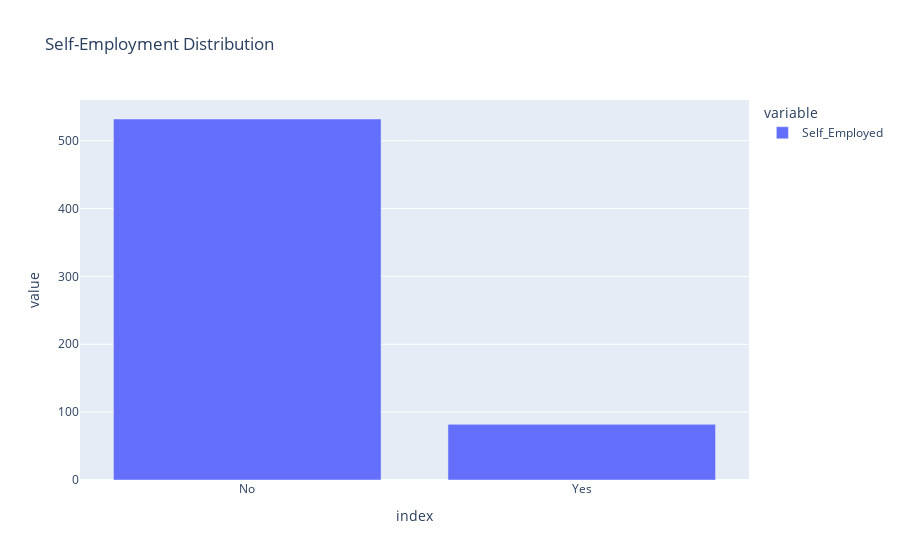

This figure's notebook cell:
### Markdown cell above
5 Distribution of the self-employment column:

### Code cell
self_employed_count = df['Self_Employed'].value_counts()

fig_self_employed = px.bar(self_employed_count,  
                           title='Self-Employment Distribution')
fig_self_employed.show()

### Figure 1 — Plotly figure (JSON) as saved in the notebook; plotly's stock layout.template omitted (floating-point values rounded to 4 significant figures)
{"data": [{"alignmentgroup": "True", "hovertemplate": "variable=Self_Employed<br>index=%{x}<br>value=%{y}<extra></extra>", "legendgroup": "Self_Employed", "marker": {"color": "#636efa", "pattern": {"shape": ""}}, "name": "Self_Employed", "offsetgroup": "Self_Employed", "orientation": "v", "showlegend": true, "textposition": "auto", "type": "bar", "x": ["No", "Yes"], "xaxis": "x", "y": [532, 82], "yaxis": "y"}], "layout": {"barmode": "relative", "legend": {"title": {"text": "variable"}, "tracegroupgap": 0}, "title": {"text": "Self-Employment Distribution"}, "xaxis": {"anchor": "y", "domain": [0, 1], "title": {"text": "index"}}, "yaxis": {"anchor": "x", "domain": [0, 1], "title": {"text": "value"}}}}
